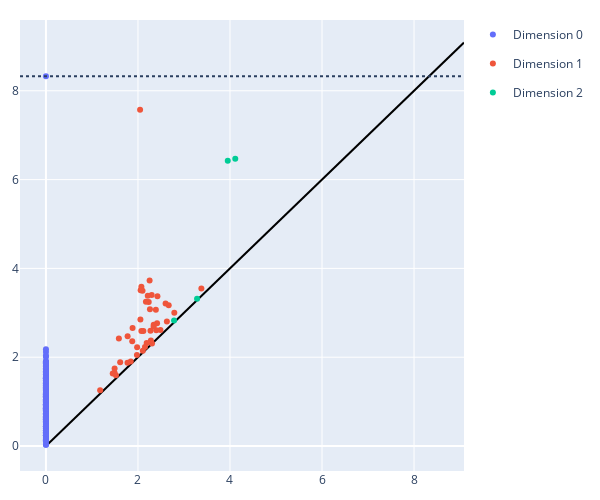

The code cell stored with this chart in its notebook:
### Markdown cell above
#### Visualize Homology
See a persistence diagram and barcode for the homology.

Based on the data input (`points13.csv`), we expect there to be only one 1D cycle, 1 large 2D cycle, and 2 large 3d cycles.

### Code cell
# Persistance diagram
fig = oat.plot.pd(homology)
fig.update_layout(
        width=600, 
        height=500,
        margin=dict(l=20, r=20, t=20, b=20)
    )
fig.show()
